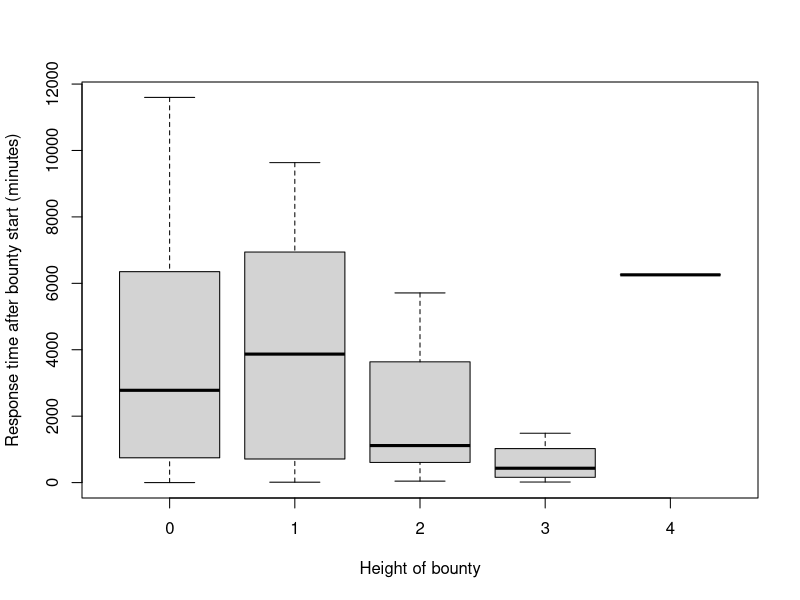

The R script that drew this image:
data <- read.csv(file="query_result.csv",sep=";",head=TRUE)

jpeg('feature-boxplot.jpg')

boxplot(data$time~data$feature, ylab='Response time after bounty start (minutes)', xlab='Height of bounty')

dev.off()
